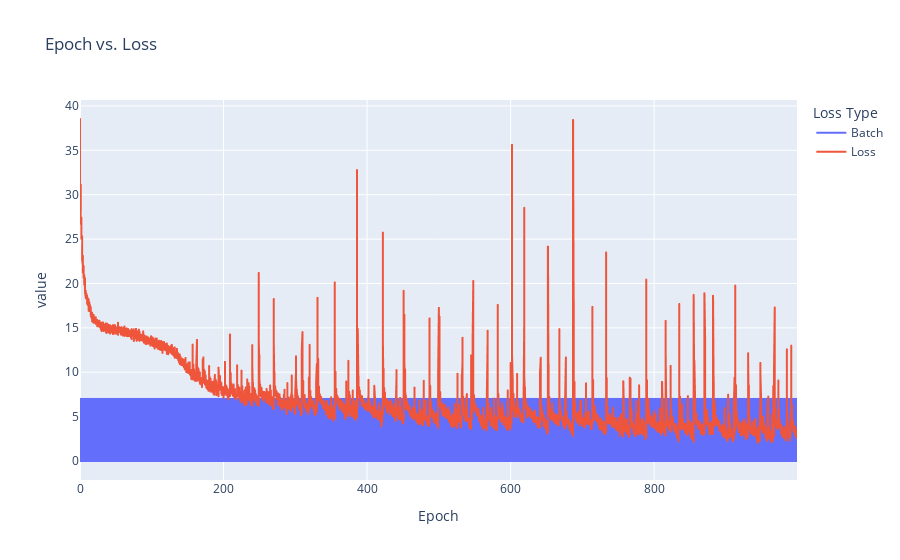

Notebook code cell kept with this figure:
### Markdown cell above
###
Plotting Loss Values

### Code cell
import plotly.express as px
loss_values = model.get_loss_values()
loss_values_reformatted = pd.melt(
    loss_values,
    id_vars=['Epoch'],
    var_name='Loss Type'
)

fig = px.line(loss_values_reformatted, x="Epoch", y="value", color="Loss Type", title='Epoch vs. Loss')
fig.show()

### Figure 1 — Plotly figure (JSON) as saved in the notebook; plotly's stock layout.template omitted (floating-point values rounded to 4 significant figures; data arrays with more than 128 entries replaced by an {"elided": "..."} marker saying what was removed)
{"data": [{"hovertemplate": "Loss Type=Batch<br>Epoch=%{x}<br>value=%{y}<extra></extra>", "legendgroup": "Batch", "line": {"color": "#636efa", "dash": "solid"}, "marker": {"symbol": "circle"}, "mode": "lines", "name": "Batch", "showlegend": true, "type": "scattergl", "x": {"elided": "8000 int values"}, "xaxis": "x", "y": {"elided": "8000 int values"}, "yaxis": "y"}, {"hovertemplate": "Loss Type=Loss<br>Epoch=%{x}<br>value=%{y}<extra></extra>", "legendgroup": "Loss", "line": {"color": "#EF553B", "dash": "solid"}, "marker": {"symbol": "circle"}, "mode": "lines", "name": "Loss", "showlegend": true, "type": "scattergl", "x": {"elided": "8000 int values"}, "xaxis": "x", "y": {"elided": "8000 float values"}, "yaxis": "y"}], "layout": {"legend": {"title": {"text": "Loss Type"}, "tracegroupgap": 0}, "title": {"text": "Epoch vs. Loss"}, "xaxis": {"anchor": "y", "domain": [0, 1], "title": {"text": "Epoch"}}, "yaxis": {"anchor": "x", "domain": [0, 1], "title": {"text": "value"}}}}
